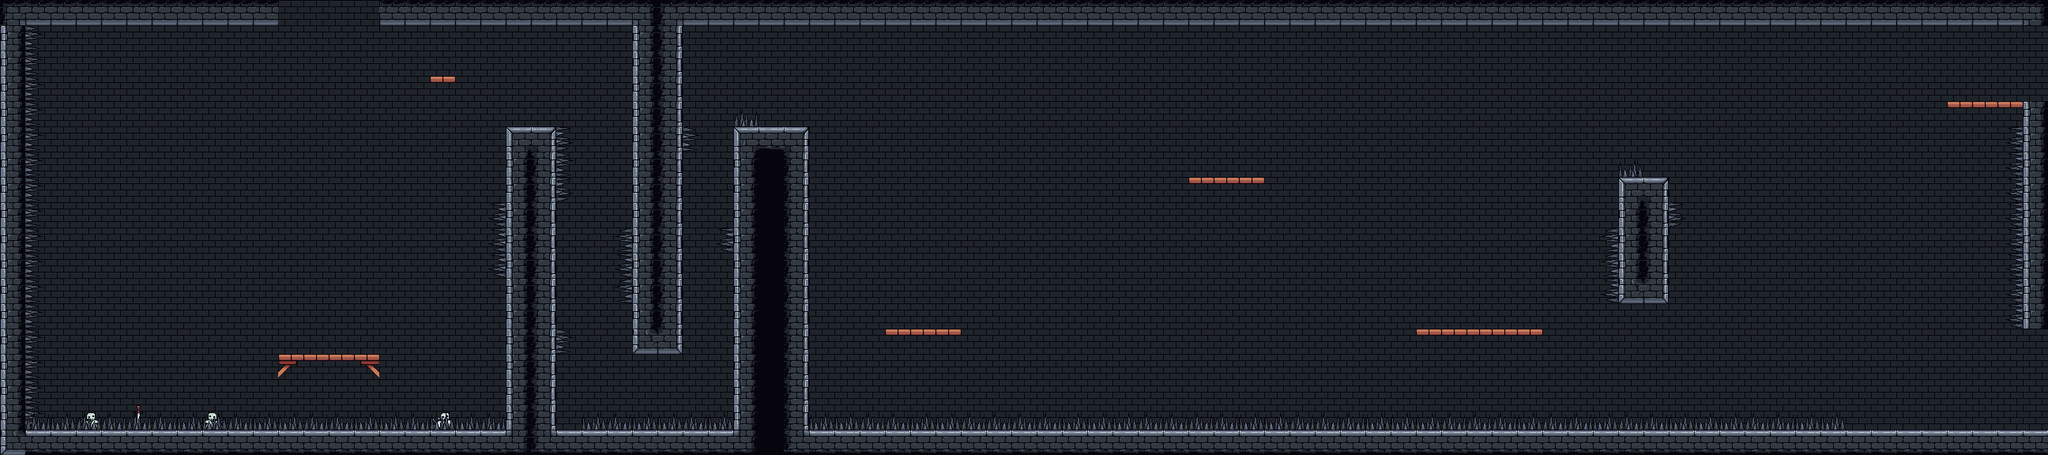

Rendered tile map (Tiled .tmx) drawn with the repository's tilesets; below, a short description and the map source with its tile grids summarised:
An orthogonal 81x18 tile map with 32x32 px tiles, 4 tile layers (Background_Wall, Decor_Back, Decor_Front, Ground) and 37 objects (15x Spikes, 6x OneWay, 3x LevelExit, 2x Enemy, SpawnUp, ...).

<map version="1.10" tiledversion="1.12.1" orientation="orthogonal" renderorder="right-up" width="81" height="18" tilewidth="32" tileheight="32" infinite="0" nextlayerid="9" nextobjectid="114">
 <tileset firstgid="1" name="CastleTiles" tilewidth="32" tileheight="32" tilecount="56" columns="8">
  <image source="tiles/CastleTiles.png" width="256" height="224" />
 </tileset>
 <layer id="4" name="Background_Wall" width="81" height="18">
  <data>[1458 cells, 1458 non-empty, 1 distinct tile ids]</data>
 </layer>
 <layer id="5" name="Decor_Back" width="81" height="18">
  <data>[1458 cells, 6 non-empty, 4 distinct tile ids]</data>
 </layer>
 <layer id="6" name="Decor_Front" width="81" height="18">
  <data>[1458 cells, 0 non-empty, 0 distinct tile ids]</data>
 </layer>
 <layer id="1" name="Ground" width="81" height="18">
  <data>[1458 cells, 404 non-empty, 19 distinct tile ids]</data>
 </layer>
 <objectgroup id="8" name="Enemies">
  <object id="111" name="Skeleton" type="Enemy" x="1552" y="184.667">
   <point />
  </object>
  <object id="112" name="Skeleton" type="Enemy" x="1874.67" y="376.667">
   <point />
  </object>
 </objectgroup>
 <objectgroup id="3" name="Collision">
  <object id="46" name="Platform" type="OneWay" x="352.5" y="448.25" width="128" height="8.5" />
  <object id="54" x="0" y="0" width="32" height="576" />
  <object id="66" name="ExitUp" type="LevelExit" x="327.333" y="-121.333" width="178.667" height="127.333">
   <properties>
    <property name="TargetLevel" value="level1" />
   </properties>
  </object>
  <object id="67" name="SpawnUp" x="415" y="42">
   <point />
  </object>
  <object id="68" x="0" y="0" width="352" height="32" />
  <object id="70" x="480" y="0" width="2112" height="32" />
  <object id="71" x="0" y="544" width="2592" height="32" />
  <object id="72" x="640" y="160" width="64" height="416" />
  <object id="73" x="800" y="0" width="64" height="448" />
  <object id="74" x="928" y="160" width="96" height="416" />
  <object id="75" name="Platform" type="OneWay" x="1120" y="416.295" width="97.4545" height="8.5" />
  <object id="76" name="Platform" type="OneWay" x="1503.7" y="224.508" width="97.4545" height="8.5" />
  <object id="77" name="Platform" type="OneWay" x="1792.61" y="416.364" width="160.205" height="8.5" />
  <object id="78" x="2048" y="224" width="64" height="160" />
  <object id="79" name="Platform" type="OneWay" x="2464.18" y="128.477" width="97.4545" height="8.5" />
  <object id="80" name="Platform" type="OneWay" x="543.898" y="96.25" width="33.0795" height="8.5" />
  <object id="83" name="Spikes" type="Spikes" x="32" y="32" width="17.6364" height="511.636" />
  <object id="85" name="Spikes" type="Spikes" x="622.182" y="256.016" width="17.6364" height="94.3023" />
  <object id="86" name="Spikes" type="Spikes" x="704.182" y="161.182" width="17.6364" height="94.3023" />
  <object id="87" name="Spikes" type="Spikes" x="783.182" y="288.849" width="17.6364" height="94.3023" />
  <object id="88" name="Spikes" type="Spikes" x="910.848" y="289.182" width="17.6364" height="30.969" />
  <object id="91" name="Spikes" type="Spikes" x="704.682" y="415.849" width="17.6364" height="30.969" />
  <object id="92" name="Spikes" type="Spikes" x="857.515" y="160.515" width="17.6364" height="30.969" />
  <object id="96" name="Spikes" type="Spikes" x="2036.68" y="289.099" width="17.6364" height="94.3023" />
  <object id="98" name="Spikes" type="Spikes" x="2125.18" y="286.515" width="17.6364" height="30.969" rotation="-180" />
  <object id="99" name="Spikes" type="Spikes" x="2542.68" y="159.349" width="17.6364" height="255.302" />
  <object id="101" x="2560" y="128" width="32" height="288" />
  <object id="102" name="ExitSecret" type="LevelExit" x="2576.25" y="0" width="62.25" height="160.25">
   <properties>
    <property name="TargetLevel" value="levelsecret" />
   </properties>
  </object>
  <object id="103" name="SpawnSecretExit" x="2532.75" y="97.75">
   <point />
  </object>
  <object id="104" name="Spikes" type="Spikes" x="32" y="526" width="607.5" height="18" />
  <object id="105" name="Spikes" type="Spikes" x="1024.16" y="526.182" width="1312.83" height="18" />
  <object id="106" name="Spikes" type="Spikes" x="2052.83" y="208.75" width="21.75" height="18" />
  <object id="107" name="Spikes" type="Spikes" x="929.216" y="142" width="29.5682" height="18" />
  <object id="108" name="Spikes" type="Spikes" x="739.216" y="526.667" width="188.902" height="18" />
  <object id="113" name="ExitDown" type="LevelExit" x="2575.33" y="417.333" width="120.667" height="128">
   <properties>
    <property name="TargetLevel" value="level4" />
   </properties>
  </object>
 </objectgroup>
</map>
